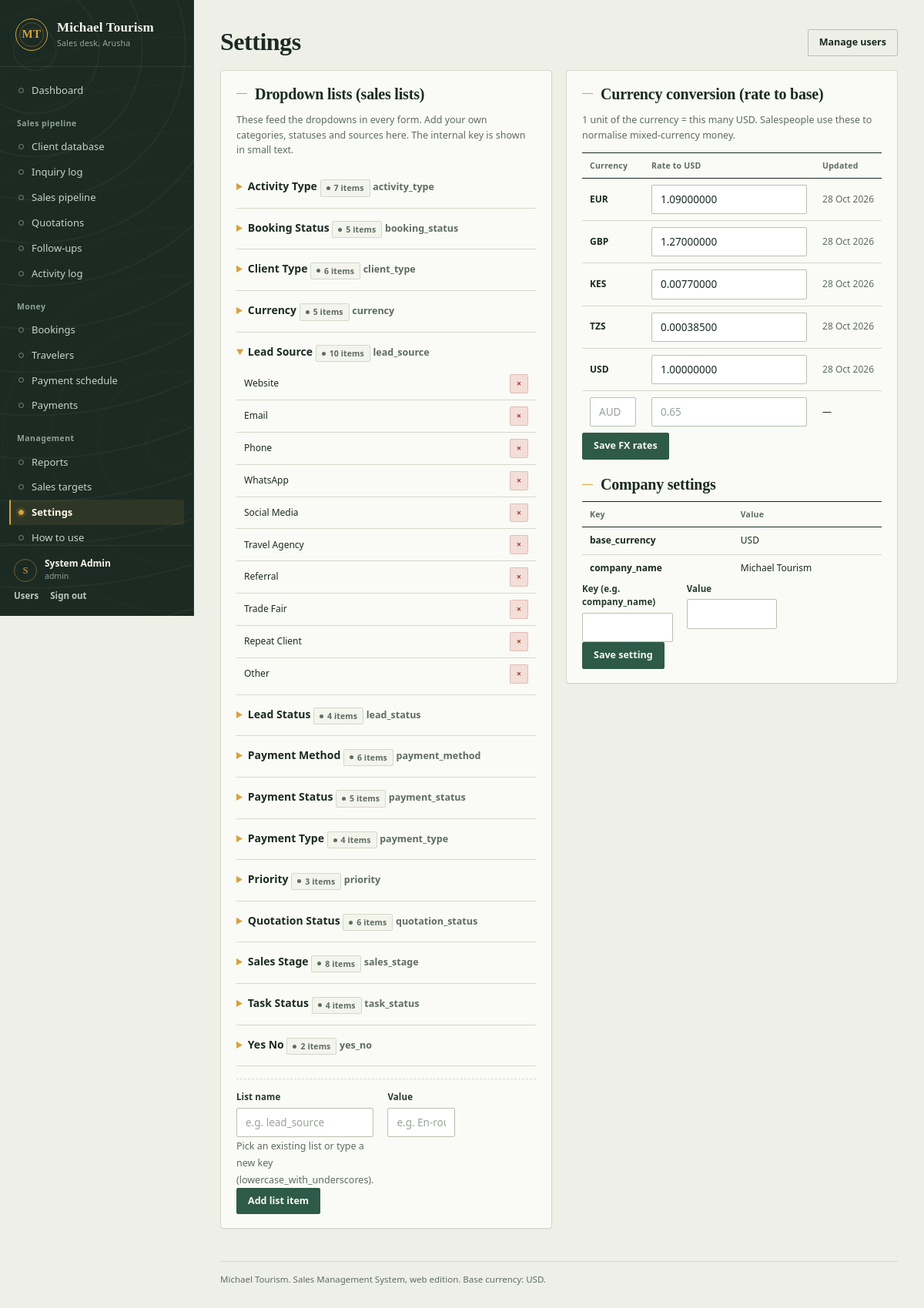
The app's page /settings (signed in) with its own data.
### tables this page shows
CREATE TABLE IF NOT EXISTS `users` (
  `id`            INT AUTO_INCREMENT PRIMARY KEY,
  `name`          VARCHAR(100) NOT NULL,
  `email`         VARCHAR(150) NOT NULL UNIQUE,
  `salt`          VARCHAR(64)  NOT NULL,
  `password_hash` VARCHAR(64)  NOT NULL,
  `role`          ENUM('admin','manager','sales') NOT NULL DEFAULT 'sales',
  `active`        TINYINT(1) NOT NULL DEFAULT 1,
  `created_at`    TIMESTAMP NOT NULL DEFAULT CURRENT_TIMESTAMP
);

CREATE TABLE IF NOT EXISTS `list_items` (
  `id`        INT AUTO_INCREMENT PRIMARY KEY,
  `list_name` VARCHAR(50)  NOT NULL,
  `value`     VARCHAR(100) NOT NULL,
  `sort`      INT NOT NULL DEFAULT 0,
  UNIQUE KEY `uq_list_value` (`list_name`, `value`)
);

CREATE TABLE IF NOT EXISTS `fx_rates` (
  `currency`     CHAR(3) PRIMARY KEY,
  `rate_to_base` DECIMAL(14,8) NOT NULL,
  `updated_at`   TIMESTAMP NOT NULL DEFAULT CURRENT_TIMESTAMP ON UPDATE CURRENT_TIMESTAMP
);

CREATE TABLE IF NOT EXISTS `settings` (
  `k` VARCHAR(50) PRIMARY KEY,
  `v` VARCHAR(255) NOT NULL
);

### app/controllers/settings.php (called while the page is built, shortened)
<?php
function settings_index(): void
{
    $lists = [];
    foreach (DB::all('SELECT id, list_name, sort, value FROM list_items ORDER BY list_name, sort, value') as $r) {
        $lists[$r['list_name']][] = $r;
    }
    $fx = DB::all('SELECT * FROM fx_rates ORDER BY currency');
    $company = DB::all('SELECT * FROM settings ORDER BY k');
    view('settings', compact('lists', 'fx', 'company'));
}

### public/router.php (called while the page is built, shortened)
<?php
$script = str_replace('\\', '/', (string)($_SERVER['SCRIPT_NAME'] ?? '/router.php'));
$base   = rtrim(str_replace('\\', '/', dirname($script)), '/');
require __DIR__ . '/index.php';

### app/helpers.php (called while the page is built, shortened)
<?php
function base_path(): string
{
    static $base = null;
    if ($base !== null) return $base;
    $docRoot = realpath((string)($_SERVER['DOCUMENT_ROOT'] ?? ''));
    $public  = realpath(dirname(__DIR__) . '/public');
    if ($docRoot !== false && $docRoot !== '/' && $public !== false && str_starts_with($public, $docRoot)) {
        $rel = substr($public, strlen($docRoot));
        return $base = rtrim(str_replace('\\', '/', $rel), '/');
    }
    $script = str_replace('\\', '/', (string)($_SERVER['SCRIPT_NAME'] ?? ''));
    $dir    = rtrim(str_replace('\\', '/', dirname($script)), '/');
    return $base = $dir;
}
function route_path(string $query): string
{
    parse_str($query, $q);
    $page   = preg_replace('/[^a-z_]/', '', strtolower((string)($q['page'] ?? 'dashboard'))) ?: 'dashboard';
    $action = (string)($q['action'] ?? '');
    $edit   = (int)($q['edit'] ?? 0);
    $consumed = ['page' => true, 'action' => true, 'id' => true, 'edit' => true, 'token' => true];
    $extra    = array_diff_key($q, $consumed);
    switch ($page) {
        case 'dashboard':
            $path = '/';
            break;
        case 'logout':
            $path = '/logout';
            break;
        case 'reports':
        case 'help':
        case 'settings':
            $path = '/' . $page;
            break;
        case 'users':
            $path = $edit > 0 ? '/users/' . $edit . '/edit' : '/users';
            break;
        case 'add_list_item':
            $path = '/settings/lists/add';
            break;
        case 'delete_list_item':
            $path = '/settings/lists/delete';
            break;
        case 'save_fx':
            $path = '/settings/fx';
            break;
        case 'save_company':
            $path = '/settings/company';
            break;
        case 'draft_save':
            $path = '/drafts/save';
            break;
        case 'draft_discard':
            $path = '/drafts/discard';
            break;
        default:
            $slug = str_replace('_', '-', $page);
            $path = '/' . $slug;
            break;
    }
    $qs = $extra ? '?' . http_build_query($extra) : '';
    return $path . $qs;
}
function url(string $query): string
{
    return base_path() . route_path($query);
}
function asset_url(string $path): string
{
    return base_path() . '/assets/' . ltrim($path, '/');
}
function e(?string $s): string
{
    return htmlspecialchars((string)$s, ENT_QUOTES, 'UTF-8');
}
function base_currency(): string
{
    return strtoupper(Env::get('BASE_CURRENCY', 'USD'));
}

### app/DB.php (called while the page is built, shortened)
<?php
final class DB
{
    private static $pdo = null;
    public static function pdo(): PDO
    {
        if (self::$pdo instanceof PDO) return self::$pdo;
        $dsn_host = Env::get('DB_HOST', '127.0.0.1');
        $dsn_port = Env::int('DB_PORT', 3306);
        $name     = Env::get('DB_NAME', '');
        $user     = Env::get('DB_USER', 'root');
        $pass     = Env::get('DB_PASS', '');
        $charset  = Env::get('DB_CHARSET', 'utf8mb4');
        $dsn = "mysql:host={$dsn_host};port={$dsn_port};dbname={$name};charset={$charset}";
        try {
            self::$pdo = new PDO($dsn, $user, $pass, [
                PDO::ATTR_ERRMODE            => PDO::ERRMODE_EXCEPTION,
                PDO::ATTR_DEFAULT_FETCH_MODE => PDO::FETCH_ASSOC,
                PDO::ATTR_EMULATE_PREPARES   => false,
            ]);
        } catch (PDOException $e) {
            http_response_code(500);
            error_log('DB connect failed: ' . $e->getMessage());
            exit('Database connection failed - check the credentials in .envWebVersion');
        }
        return self::$pdo;
    }
    public static function all(string $sql, array $params = []): array
    {
        $st = self::pdo()->prepare($sql);
        $st->execute($params);
        return $st->fetchAll();
    }
    public static function one(string $sql, array $params = []): ?array
    {
        $st = self::pdo()->prepare($sql);
        $st->execute($params);
        $row = $st->fetch();
        return $row === false ? null : $row;
    }
}

### app/Env.php (called while the page is built, shortened)
<?php
final class Env
{
    private static $values = [];
    public static function get(string $key, string $default = ''): string
    {
        $env = getenv($key);
        if ($env !== false && $env !== '') return $env;
        return self::$values[$key] ?? $default;
    }
}

### app/Auth.php (called while the page is built, shortened)
<?php
final class Auth
{
    public static function user(): ?array
    {
        return DB::one('SELECT * FROM users WHERE id = ? AND active = 1', [$_SESSION['user_id']]);
    }
}

### app/views/settings.php (the view, shortened to what this page needs)
<div class="topbar"><h1>Settings</h1><a class="btn ghost" href="<?= e(url('page=users')) ?>">Manage users</a></div>
<div class="two">
  <div class="card">
    <h2>Dropdown lists (sales lists)</h2>
    <p class="hint">These feed the dropdowns in every form. Add your own categories, statuses and sources here. The internal key is shown in small text.</p>
    <?php foreach ($lists as $name => $items): ?>
      <details <?= $name === 'lead_source' ? 'open' : '' ?>>
        <summary><b><?= e(ucwords(str_replace('_', ' ', $name))) ?></b> <span class="bdg dim"><?= count($items) ?> items</span> <small class="hint"><?= e($name) ?></small></summary>
        <table class="grid small">
          <tbody>
          <?php foreach ($items as $it): ?>
            <tr><td><?= e($it['value']) ?></td>
              <td class="ops"><form class="inline" method="post" action="<?= e(url('page=delete_list_item')) ?>">
                <button class="btn tiny danger" type="submit">×</button></form></td></tr>
          <?php endforeach; ?>
          </tbody>
        </table>
      </details>
    <?php endforeach; ?>
    <form class="addform" method="post" action="<?= e(url('page=add_list_item')) ?>">
      <div class="fgrid">
        <div class="field"><label>List name</label>
          <input type="text" name="list_name" required list="listnames" placeholder="e.g. lead_source">
          <small class="hint">Pick an existing list or type a new key (lowercase_with_underscores).</small></div>
        <div class="field"><label>Value</label>
          <input type="text" name="value" required placeholder="e.g. En-route etc."></div>
      </div>
      <button class="btn primary" type="submit">Add list item</button>
    </form>
  </div>
  <div class="card">
    <h2>Currency conversion (rate to base)</h2>
    <p class="hint">1 unit of the currency = this many <?= e($base_cur) ?>. Salespeople use these to normalise mixed-currency money.</p>
    <form method="post" action="<?= e(url('page=save_fx')) ?>">
      <table class="grid small">
        <thead><tr><th>Currency</th><th>Rate to <?= e($base_cur) ?></th><th>Updated</th></tr></thead>
        <tbody>
        <?php foreach ($fx as $r): ?>
          <tr>
            <td><b><?= e($r['currency']) ?></b></td>
            <td><input type="text" name="rate[]" value="<?= e($r['rate_to_base']) ?>"></td>
            <td class="dt"><?= e(date('d M Y', strtotime($r['updated_at']))) ?></td>
          </tr>
        <?php endforeach; ?>
        <tr>
          <td><input type="text" name="currency[]" placeholder="AUD" maxlength="3" style="width:60px"></td>
          <td><input type="text" name="rate[]" placeholder="0.65"></td><td>—</td>
        </tr>
        </tbody>
      </table>
      <button class="btn primary" type="submit">Save FX rates</button>
    </form>
    <h2>Company settings</h2>
    <table class="grid small">
      <thead><tr><th>Key</th><th>Value</th></tr></thead>
      <tbody>
      <?php foreach ($company as $s): ?><tr><td><b><?= e($s['k']) ?></b></td><td><?= e($s['v']) ?></td></tr><?php endforeach; ?>
      </tbody>
    </table>
    <form method="post" action="<?= e(url('page=save_company')) ?>">
      <div class="fgrid">
        <div class="field"><label>Key (e.g. company_name)</label><input type="text" name="k" required></div>
        <div class="field"><label>Value</label><input type="text" name="v" required></div>
      </div>
      <button class="btn primary" type="submit">Save setting</button>
    </form>
  </div>
</div>

### app/views/layout.php (shortened to what this page needs)
<?php
$isBare = !empty($bare);
?><!DOCTYPE html>
<html lang="en">
<head>
<link rel="stylesheet" href="<?= e(asset_url('style.css')) ?>">
</head>
<body class="<?= $isBare ? 'bare' : '' ?>"
      <?php if (!$isBare): ?>data-draft-save-url="<?= e(url('page=draft_save')) ?>"
      data-draft-discard-url="<?= e(url('page=draft_discard')) ?>"<?php endif; ?>>
<?php if (!empty($bare)): ?>
  <?= $content ?>
<?php else: ?>
<div class="shell">
  <aside class="side">
    <div class="brand">
      <span class="mark" aria-hidden="true">MT</span>
      <div class="brandtext"><b>Michael Tourism</b><span>Sales desk, Arusha</span></div>
    </div>
    <nav aria-label="Main navigation">
      <a href="<?= e(url('page=dashboard')) ?>" <?= ($page ?? '') === 'dashboard' ? 'class="on"' : '' ?>>Dashboard</a>
      <?php
        $groups = [
          'Sales pipeline' => [
            ['clients',      'Client database'],
            ['inquiries',    'Inquiry log'],
            ['pipeline',     'Sales pipeline'],
            ['quotations',   'Quotations'],
            ['followups',    'Follow-ups'],
            ['activities',   'Activity log'],
          ],
          'Money' => [
            ['bookings',     'Bookings'],
            ['travelers',    'Travelers'],
            ['schedule',     'Payment schedule'],
            ['payments',     'Payments'],
          ],
          'Management' => [
            ['reports',      'Reports'],
            ['targets',      'Sales targets'],
            ['settings',     'Settings'],
            ['help',         'How to use'],
          ],
          'Library' => [
            ['content_library',   'Content library'],
            ['message_templates', 'Message templates'],
            ['task_templates',    'Task templates'],
          ],
        ];
        foreach ($groups as $label => $items): ?>
          <div class="navgrp"><?= e($label) ?></div>
          <?php foreach ($items as [$p, $txt]): ?>
            <a href="<?= e(url('page=' . $p)) ?>" <?= ($page ?? '') === $p ? 'class="on"' : '' ?>><?= e($txt) ?></a>
          <?php endforeach; ?>
        <?php endforeach; ?>
    </nav>
    <?php $meName = (string)($user['name'] ?? 'Michael Tourism'); ?>
    <div class="me">
      <div class="me-row">
        <span class="avatar" aria-hidden="true"><?= e(strtoupper(substr($meName, 0, 1))) ?></span>
        <div>
          <div class="me-name"><?= e($meName) ?></div>
          <div class="me-role"><?= e($user['role'] ?? '') ?></div>
        </div>
      </div>
      <div class="me-links">
        <a href="<?= e(url('page=users')) ?>">Users</a>
        <a href="<?= e(url('page=logout')) ?>" data-draft-flush>Sign out</a>
      </div>
    </div>
  </aside>
  <main class="main">
    <?= $content ?>
    <footer class="foot">Michael Tourism. Sales Management System, web edition. Base currency: <?= e($base_cur) ?>.</footer>
  </main>
</div>
<?php endif; ?>
</body>
</html>

### records on screen
users: name "S", name "System Admin", role "admin"
list_items: value "Website"
list_items: value "Email"
list_items: value "Phone"
list_items: value "WhatsApp"
list_items: value "Social Media"
list_items: value "Travel Agency"
list_items: value "Referral"
list_items: value "Trade Fair"
list_items: value "Repeat Client"
list_items: value "Other"
fx_rates: currency "EUR", rate_to_base "1.09000000", updated_at "28 Oct 2026"
fx_rates: currency "GBP", rate_to_base "1.27000000", updated_at "28 Oct 2026"
fx_rates: currency "KES", rate_to_base "0.00770000", updated_at "28 Oct 2026"
fx_rates: currency "TZS", rate_to_base "0.00038500", updated_at "28 Oct 2026"
fx_rates: currency "USD", rate_to_base "1.00000000", updated_at "28 Oct 2026"
settings: k "base_currency", v "USD"
settings: k "company_name", v "Michael Tourism"

### other values on screen
$label "Sales pipeline"
$txt "Client database"
$txt "Inquiry log"
$txt "Sales pipeline"
$txt "Quotations"
$txt "Follow-ups"
$txt "Activity log"
$label "Money"
$txt "Bookings"
$txt "Travelers"
$txt "Payment schedule"
$txt "Payments"
$label "Management"
$txt "Reports"
$txt "Sales targets"
